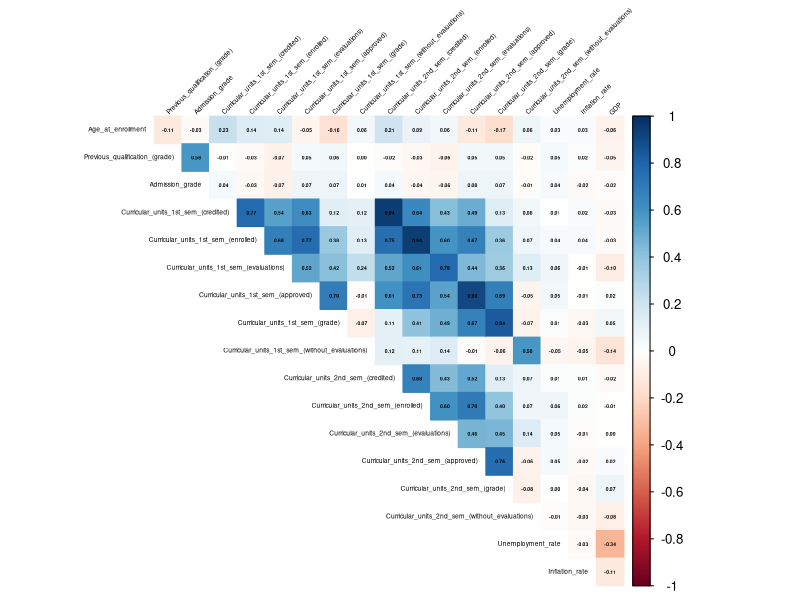
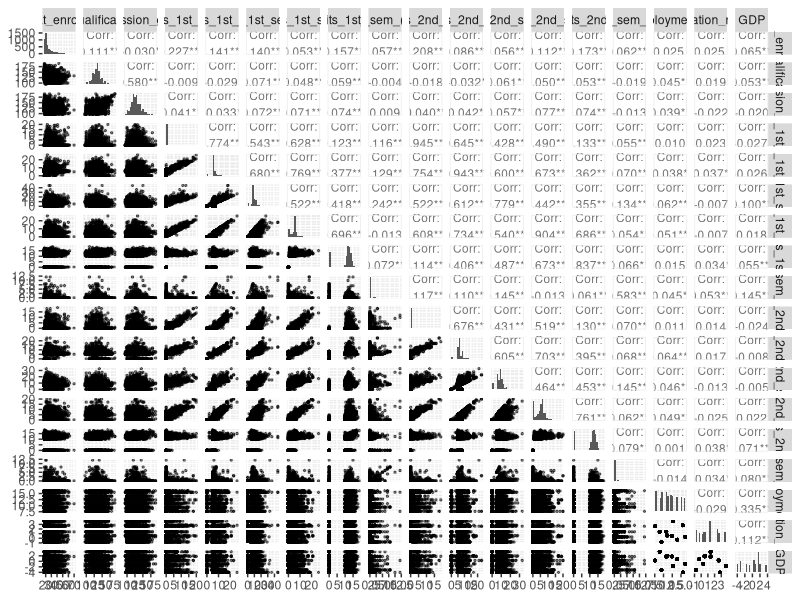
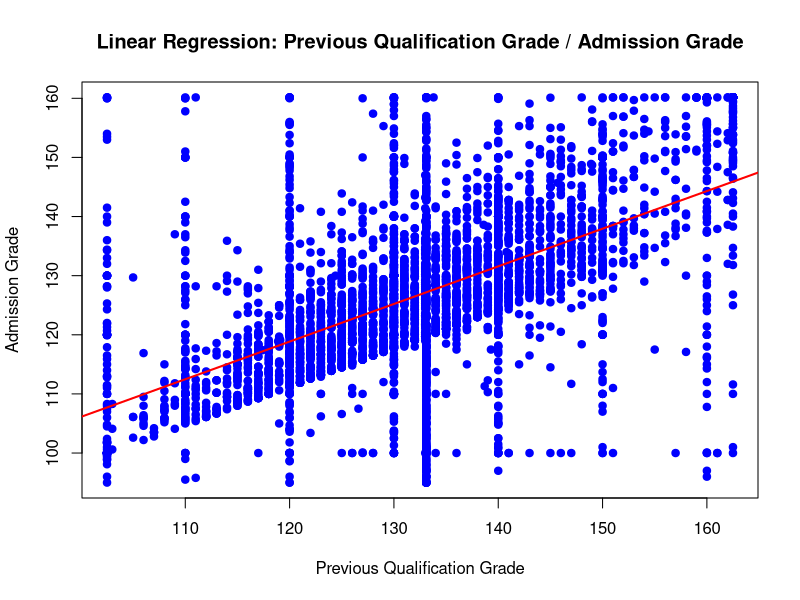

Write the R code that produced these figures, in order. (Note: this script raises an error after producing the figures.)
## ---- chunk 1
library(here)
library(corrplot)

data <- read.csv(here("dataset/dataMod.csv"), sep = ",", header = TRUE, check.names = FALSE)
head(data)

numeric_features <- c("Age_at_enrollment", "Previous_qualification_(grade)", "Admission_grade", "Curricular_units_1st_sem_(credited)", "Curricular_units_1st_sem_(enrolled)","Curricular_units_1st_sem_(evaluations)", "Curricular_units_1st_sem_(approved)","Curricular_units_1st_sem_(grade)", "Curricular_units_1st_sem_(without_evaluations)","Curricular_units_2nd_sem_(credited)", "Curricular_units_2nd_sem_(enrolled)","Curricular_units_2nd_sem_(evaluations)", "Curricular_units_2nd_sem_(approved)","Curricular_units_2nd_sem_(grade)", "Curricular_units_2nd_sem_(without_evaluations)", "Unemployment_rate", "Inflation_rate", "GDP")

numeric_data <- data[, numeric_features]

correlation_matrix <- cor(numeric_data)


winsorize_boxplot <- function(column) {
  # Calcolo dei quantili e dell'IQR
  q1 <- quantile(column, 0.25, na.rm = TRUE)  # Primo quartile
  q3 <- quantile(column, 0.75, na.rm = TRUE)  # Terzo quartile
  iqr <- q3 - q1                              # Intervallo interquartile
  
  # Calcolo dei limiti del boxplot
  lower_bound <- q1 - 1.5 * iqr
  upper_bound <- q3 + 1.5 * iqr
  
  # Winsorization basata sui limiti
  column <- pmin(pmax(column, lower_bound), upper_bound)
  return(column)
}
## ---- chunk 2
#Corrplot
#pdf("correlation_plot.pdf", width = 8, height = 8)
corrplot(correlation_matrix, method = "color", type = "upper",
         tl.col = "black", tl.srt = 45, diag = FALSE,
         addCoef.col = "black", number.cex = 0.3, tl.cex = 0.4)

#dev.off()

## ---- chunk 3

library(GGally)

# Subset dei dati numerici
numeric_data <- data[, numeric_features]

# Creazione della matrice triangolare di scatterplot
#pdf("scatterplot_matrix.pdf", width = 12, height = 12)

ggpairs(
  numeric_data,
  upper = list(continuous = wrap("cor", size = 3)), # Mostra le correlazioni nella parte superiore
  lower = list(continuous = wrap("points", alpha = 0.5, size = 0.5)), # Scatterplot nella parte inferiore
  diag = list(continuous = wrap("barDiag", bins = 20)) # Istogrammi nella diagonale
)

#dev.off()

## ---- chunk 4
# Calcolo dell'IQR per la variabile indipendente
iqr_x <- IQR(data$`Previous_qualification_(grade)`)
q1_x <- quantile(data$`Previous_qualification_(grade)`, 0.25)
q3_x <- quantile(data$`Previous_qualification_(grade)`, 0.75)
lower_bound_x <- q1_x - 1.5 * iqr_x
upper_bound_x <- q3_x + 1.5 * iqr_x

# Calcolo dell'IQR per la variabile dipendente
iqr_y <- IQR(data$Admission_grade)
q1_y <- quantile(data$Admission_grade, 0.25)
q3_y <- quantile(data$Admission_grade, 0.75)
lower_bound_y <- q1_y - 1.5 * iqr_y
upper_bound_y <- q3_y + 1.5 * iqr_y




# Winsorization per la variabile indipendente
data$`Previous_qualification_(grade)` <- pmin(pmax(data$`Previous_qualification_(grade)`, lower_bound_x), upper_bound_x)

# Winsorization per la variabile dipendente
data$Admission_grade <- pmin(pmax(data$Admission_grade, lower_bound_y), upper_bound_y)

x_var <- data$`Previous_qualification_(grade)` # Variabile Indipendente
y_var <- data$`Admission_grade` # Variabile Dipendente

# Creazione dello scatterplot
plot(x_var, y_var, 
     main = "Linear Regression: Previous Qualification Grade / Admission Grade",
     xlab = "Previous Qualification Grade",
     ylab = "Admission Grade",
     pch = 19,
     col = "blue")   

# Calcolo del modello di regressione lineare
modello <- lm(y_var ~ x_var)

# Aggiunta della retta di regressione
abline(modello, col = "red", lwd = 2)

# Estrazione dei coefficienti
intercept <- coef(modello)[1]  # Intercetta
slope <- coef(modello)[2]      # Coefficiente angolare

# Creazione dell'equazione della retta
equation <- paste0("y = ", round(intercept, 2), " + ", round(slope, 2), "x")

# Aggiunta dell'equazione al grafico
print(equation)

# Visualizzazione dei parametri della retta di regressione
summary(modello)

## ---- chunk 5
# Calcolo dell'IQR per la variabile indipendente
iqr_x <- IQR(data$`Curricular_units_1st_sem_(grade)`)
q1_x <- quantile(data$`Curricular_units_1st_sem_(grade)`, 0.25)
q3_x <- quantile(data$`Curricular_units_1st_sem_(grade)`, 0.75)
lower_bound_x <- q1_x - 1.5 * iqr_x
upper_bound_x <- q3_x + 1.5 * iqr_x

# Calcolo dell'IQR per la variabile dipendente
iqr_y <- IQR(data$`Curricular_units_2nd_sem_(grade)`)
q1_y <- quantile(data$`Curricular_units_2nd_sem_(grade)`, 0.25)
q3_y <- quantile(data$`Curricular_units_2nd_sem_(grade)`, 0.75)
lower_bound_y <- q1_y - 1.5 * iqr_y
upper_bound_y <- q3_y + 1.5 * iqr_y

data_filtered <- data[!(data$`Curricular_units_1st_sem_(grade)` == 0 | data$`Curricular_units_2nd_sem_(grade)` == 0), ]
data_filtered$`Curricular_units_1st_sem_(grade)` <- winsorize(data_filtered$`Curricular_units_1st_sem_(grade)`)
data_filtered$`Curricular_units_2nd_sem_(grade)` <- winsorize(data_filtered$`Curricular_units_2nd_sem_(grade)`)

x_var <- data_filtered$`Curricular_units_1st_sem_(grade)` # Variabile Indipendente
y_var <- data_filtered$`Curricular_units_2nd_sem_(grade)` # Variabile Dipendente

# Creazione dello scatterplot
plot(x_var, y_var, 
     main = "Linear Regression: 1st Semester Grade / 2nd Semester Grade",
     xlab = "1st Semester Grade",
     ylab = "2nd Semester Grade",
     pch = 19,
     col = "blue")   

# Calcolo del modello di regressione lineare
modello <- lm(y_var ~ x_var)

# Aggiunta della retta di regressione
abline(modello, col = "red", lwd = 2)

# Estrazione dei coefficienti
intercept <- coef(modello)[1]  # Intercetta
slope <- coef(modello)[2]      # Coefficiente angolare

# Creazione dell'equazione della retta
equation <- paste0("y = ", round(intercept, 2), " + ", round(slope, 2), "x")

# Aggiunta dell'equazione al grafico
print(equation)

# Visualizzazione dei parametri della retta di regressione
summary(modello)

